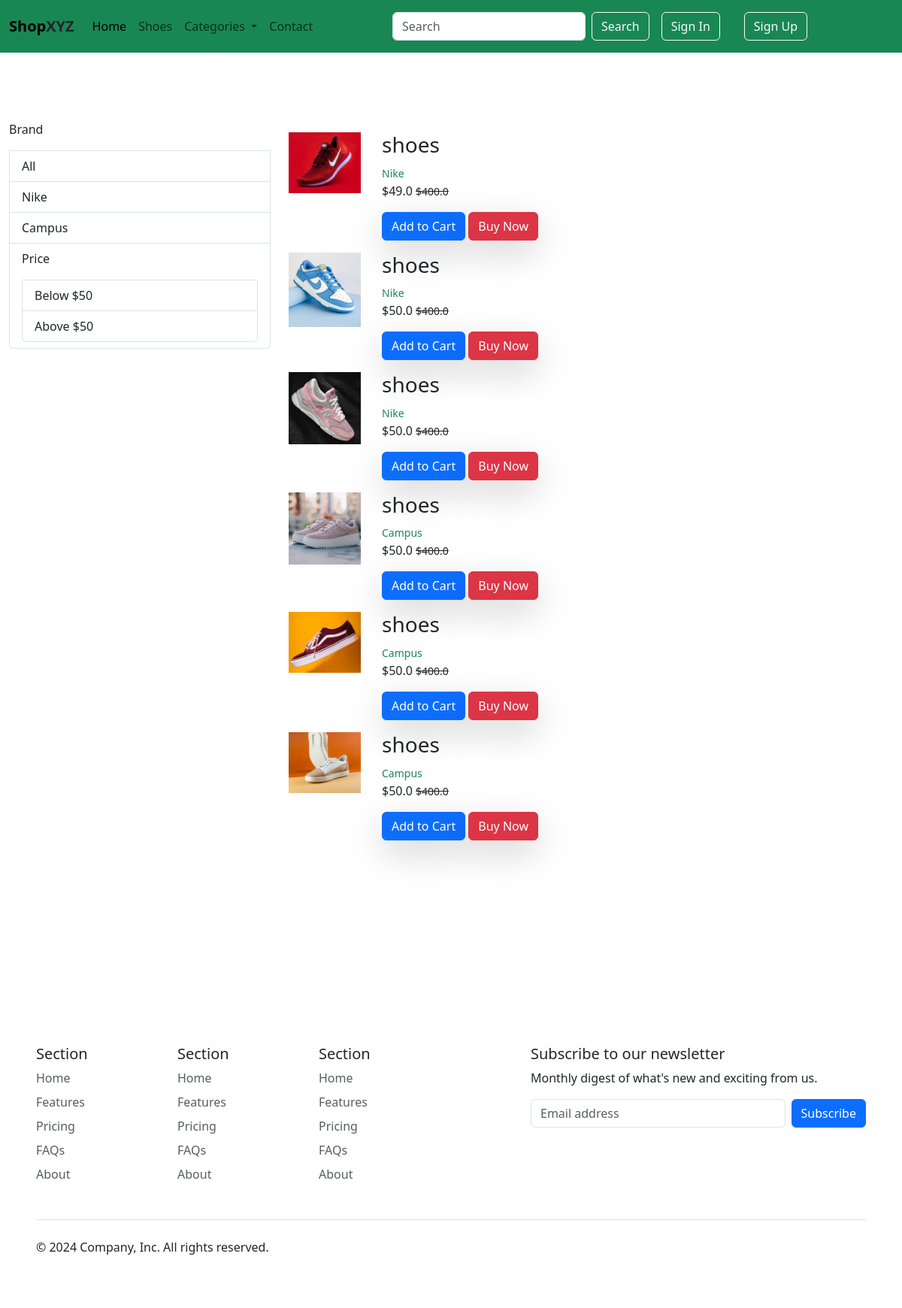
/shoes/None, run on the app's committed database.
### app/models.py (models this page shows, shortened)
class Product(models.Model):
    product_name = models.CharField(max_length=200)
    selling_price = models.FloatField()
    discounted_price = models.FloatField()
    description = models.TextField()
    category = models.CharField(choices=CATEGORY_CHOICES, max_length=3)
    brand = models.CharField(max_length=50)
    image = models.ImageField(upload_to='product-img')

### app/views.py (the view)
# urls.py: path("shoes/<slug:data>", views.shoes, name="shoes"),
def shoes(request,data):
    shoes = Product.objects.filter(category = "Sh")
    return render(request, 'shoes.html',{"shoes": shoes})

### app/templates/shoes.html
{% extends "base.html" %}
{% block content %}
<section class="sunglasse">
    <div class="row container">
        <div class="col-md-4">
            <div class="list-group">
                <p>Brand</p>
                <a href="{% url "shoes" 'None' %}" class="list-group-item">All</a>
                <a href="{% url "shoes" 'Nike' %}" class="list-group-item">Nike</a>
                <a href="{% url "shoes" 'campus' %}" class="list-group-item">Campus</a>
                <span class="list-group-item">
                    <p>Price</p>
                    <a href="{% url "shoes" 'below' %}" class="list-group-item">Below $50</a>
                    <a href="{% url "shoes" 'above' %}" class="list-group-item">Above $50</a>
                </span>
            </div>
        </div>
        <div class="col">
          {% for product in shoes  %}
          <div class="row my-3">
            <div class="col-md-2">
            <img src="/media/{{product.image}}" class="img-fluid object-fit-cover" style="width: 6rem" alt=""/>
            </div>
            <div class="col-md-8">
                <h3>{{product.product_name}}</h3>
                <small class="text-success">{{product.brand}}</small>
                <p>${{product.discounted_price}}  <small class="text-decoration-line-through">${{product.selling_price}}</small>
                </p>
                <a href="" class="btn shadow-lg btn-primary">Add to Cart</a>
                <a href="" class="btn-danger btn shadow-lg ">Buy Now</a>
            </div>
        </div>
        {% endfor %}
    </div>
   </div>
</section>
{% endblock content %}

### app/templates/base.html (shortened to what this page needs)
<!doctype html>
<html lang="en">
  <head>
    <link href="https://cdn.jsdelivr.net/npm/bootstrap@5.3.3/dist/css/bootstrap.min.css" rel="stylesheet">
    <link rel="stylesheet" href="https://cdnjs.cloudflare.com/ajax/libs/OwlCarousel2/2.3.4/assets/owl.carousel.min.css" />
    <link rel="stylesheet" href="https://cdnjs.cloudflare.com/ajax/libs/OwlCarousel2/2.3.4/assets/owl.theme.default.min.css" />
    <link rel="stylesheet" href="https://cdnjs.cloudflare.com/ajax/libs/font-awesome/6.7.2/css/all.min.css" />
    <link rel="stylesheet" href="/static/css/style.css">
  </head>
  <body data-bs-theme="light">
    <header>
        <nav class="navbar  navbar-expand-lg bg-success fixed-top ">
            <div class="container-fluid">
              <a class="navbar-brand" href="{% url "home" %}">Shop<span class="text-dark">XYZ</span></a>
              <div class="collapse navbar-collapse" id="navbarSupportedContent">
                <ul class="navbar-nav me-auto mb-2 mb-lg-0">
                  <li class="nav-item">
                    <a class="nav-link active" aria-current="page" href="{% url "home" %}">Home</a>
                  </li>
                  <li class="nav-item">
                    <a class="nav-link" href="{% url "shoes" None %}">Shoes</a>
                  </li>
                  <li class="nav-item dropdown">
                    <a class="nav-link dropdown-toggle" href="#" role="button" data-bs-toggle="dropdown" aria-expanded="false">
                      Categories
                    </a>
                  </li>
                  <li class="nav-item">
                    <a class="nav-link " href="">Contact</a>
                  </li>
                </ul>
                <form class="d-flex" action="{% url "search" %}" role="search">
                  <input name="query" class="form-control me-2" type="search" placeholder="Search" aria-label="Search">
                  <button type="submit" class="btn btn-outline-light" type="submit">Search</button>
                </form>
                <ul class="navbar  me-auto mb-2 mb-lg-0" style="list-style: none;">
                {% if request.user.is_authenticated %}
                  <li class="nav-item dropdown btn btn-outline-light mx-3">
                    <a class="nav-link dropdown-toggle text-uppercase" href="#" role="button" data-bs-toggle="dropdown" aria-expanded="false">
                      {{request.user}}
                    </a>
                    <ul class=" dropdown-menu">
                      <li><a class="dropdown-item" href="#">Profile</a></li>
                      <li><a class="dropdown-item" href="#">Change Password</a></li>
                      <li>
                        <form action="{% url "logout" %}" method="post">
                          {% csrf_token %}
                          <button type="submit" class="dropdown-item">Logout</button>
                        </form>
                      </li>
                    </ul>
                  </li>
                  <li class="nav-item">
                    <a href="{% url "carts" %}" class="btn btn-outline-light mx-3 position-relative">
                      Carts
                      <span class="position-absolute top-0 start-100 translate-middle badge rounded-pill bg-danger">
                        99+
                      </span>
                    </a>
                  </li>
                {% else %}
                <li class="nav-item">
                  <a href="{% url "login" %}" class="btn btn-outline-light mx-3">Sign In</a>
                </li>
                <li class="nav-item">
                  <a href="{% url "registration" %}" class="btn btn-outline-light mx-3">Sign Up</a>
                </li>
                {% endif %}
              </ul>
              </div>
            </div>
          </nav>
    </header>
    {% block content %}{% endblock content %}
    <footer>
      <div class="p-5">
        <footer class="py-5">
          <div class="row">
            <div class="col-6 col-md-2 mb-3">
              <h5>Section</h5>
              <ul class="nav flex-column">
                <li class="nav-item mb-2"><a href="#" class="nav-link p-0 text-body-secondary">Home</a></li>
                <li class="nav-item mb-2"><a href="#" class="nav-link p-0 text-body-secondary">Features</a></li>
                <li class="nav-item mb-2"><a href="#" class="nav-link p-0 text-body-secondary">Pricing</a></li>
                <li class="nav-item mb-2"><a href="#" class="nav-link p-0 text-body-secondary">FAQs</a></li>
                <li class="nav-item mb-2"><a href="#" class="nav-link p-0 text-body-secondary">About</a></li>
              </ul>
            </div>
            <div class="col-6 col-md-2 mb-3">
              <h5>Section</h5>
              <ul class="nav flex-column">
                <li class="nav-item mb-2"><a href="#" class="nav-link p-0 text-body-secondary">Home</a></li>
                <li class="nav-item mb-2"><a href="#" class="nav-link p-0 text-body-secondary">Features</a></li>
                <li class="nav-item mb-2"><a href="#" class="nav-link p-0 text-body-secondary">Pricing</a></li>
                <li class="nav-item mb-2"><a href="#" class="nav-link p-0 text-body-secondary">FAQs</a></li>
                <li class="nav-item mb-2"><a href="#" class="nav-link p-0 text-body-secondary">About</a></li>
              </ul>
            </div>
            <div class="col-6 col-md-2 mb-3">
              <h5>Section</h5>
              <ul class="nav flex-column">
                <li class="nav-item mb-2"><a href="#" class="nav-link p-0 text-body-secondary">Home</a></li>
                <li class="nav-item mb-2"><a href="#" class="nav-link p-0 text-body-secondary">Features</a></li>
                <li class="nav-item mb-2"><a href="#" class="nav-link p-0 text-body-secondary">Pricing</a></li>
                <li class="nav-item mb-2"><a href="#" class="nav-link p-0 text-body-secondary">FAQs</a></li>
                <li class="nav-item mb-2"><a href="#" class="nav-link p-0 text-body-secondary">About</a></li>
              </ul>
            </div>
            <div class="col-md-5 offset-md-1 mb-3">
              <form>
                <h5>Subscribe to our newsletter</h5>
                <p>Monthly digest of what's new and exciting from us.</p>
                <div class="d-flex flex-column flex-sm-row w-100 gap-2">
                  <input id="newsletter1" type="text" class="form-control" placeholder="Email address">
                  <button class="btn btn-primary" type="button">Subscribe</button>
                </div>
              </form>
            </div>
          </div>
          <div class="d-flex flex-column flex-sm-row justify-content-between py-4 my-4 border-top">
            <p>© 2024 Company, Inc. All rights reserved.</p>
            <ul class="list-unstyled d-flex">
              <li class="ms-3"><a class="link-body-emphasis" href="#"><svg class="bi" width="24" height="24"><use xlink:href="#twitter"></use></svg></a></li>
              <li class="ms-3"><a class="link-body-emphasis" href="#"><svg class="bi" width="24" height="24"><use xlink:href="#instagram"></use></svg></a></li>
              <li class="ms-3"><a class="link-body-emphasis" href="#"><svg class="bi" width="24" height="24"><use xlink:href="#facebook"></use></svg></a></li>
            </ul>
          </div>
        </footer>
      </div>
    </footer>
  </body>
</html>

### app/static/css/style.css (style rules this page uses)
section { margin: 20vh 0; }
.navbar-brand { font-weight: 700 !important; }

### data on the page
Product: image (picture), product_name "shoes", brand "Nike", discounted_price "49.0", selling_price "400.0"
Product: image (picture), product_name "shoes", brand "Nike", discounted_price "50.0", selling_price "400.0"
Product: image (picture), product_name "shoes", brand "Nike", discounted_price "50.0", selling_price "400.0"
Product: image (picture), product_name "shoes", brand "Campus", discounted_price "50.0", selling_price "400.0"
Product: image (picture), product_name "shoes", brand "Campus", discounted_price "50.0", selling_price "400.0"
Product: image (picture), product_name "shoes", brand "Campus", discounted_price "50.0", selling_price "400.0"
